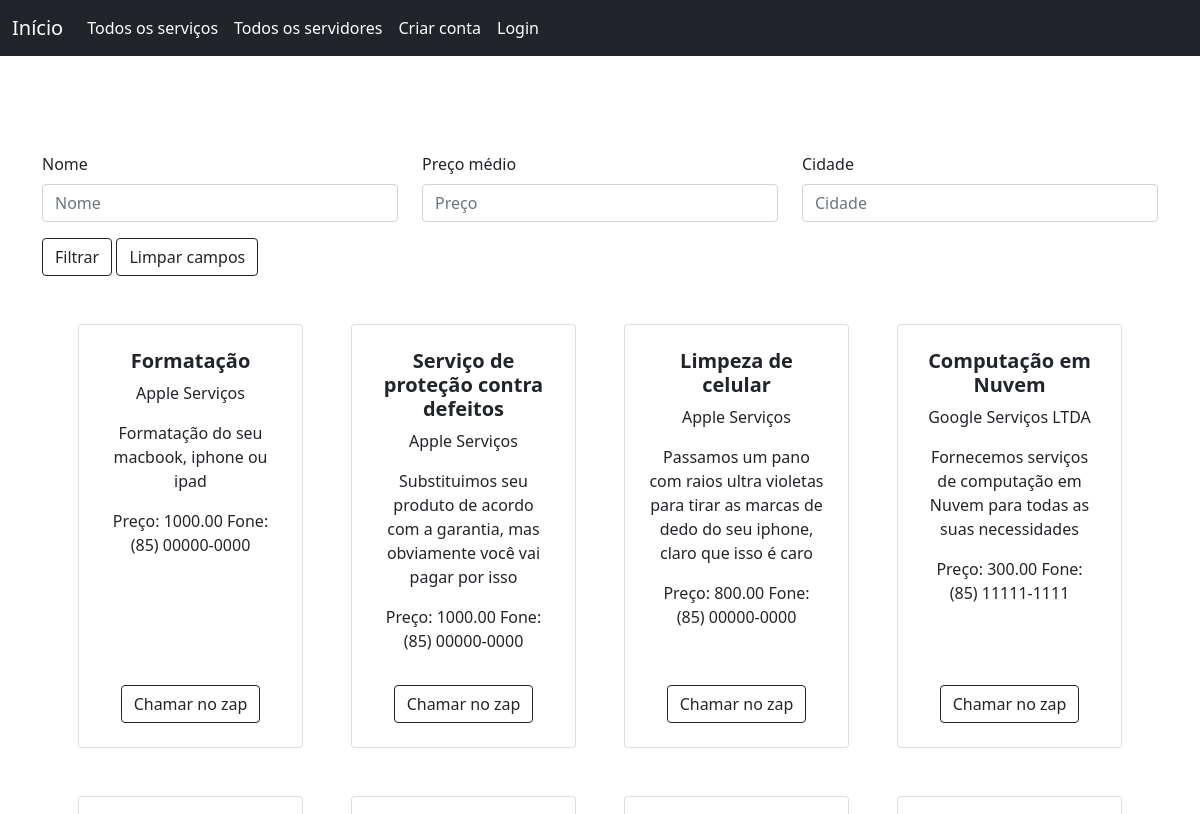
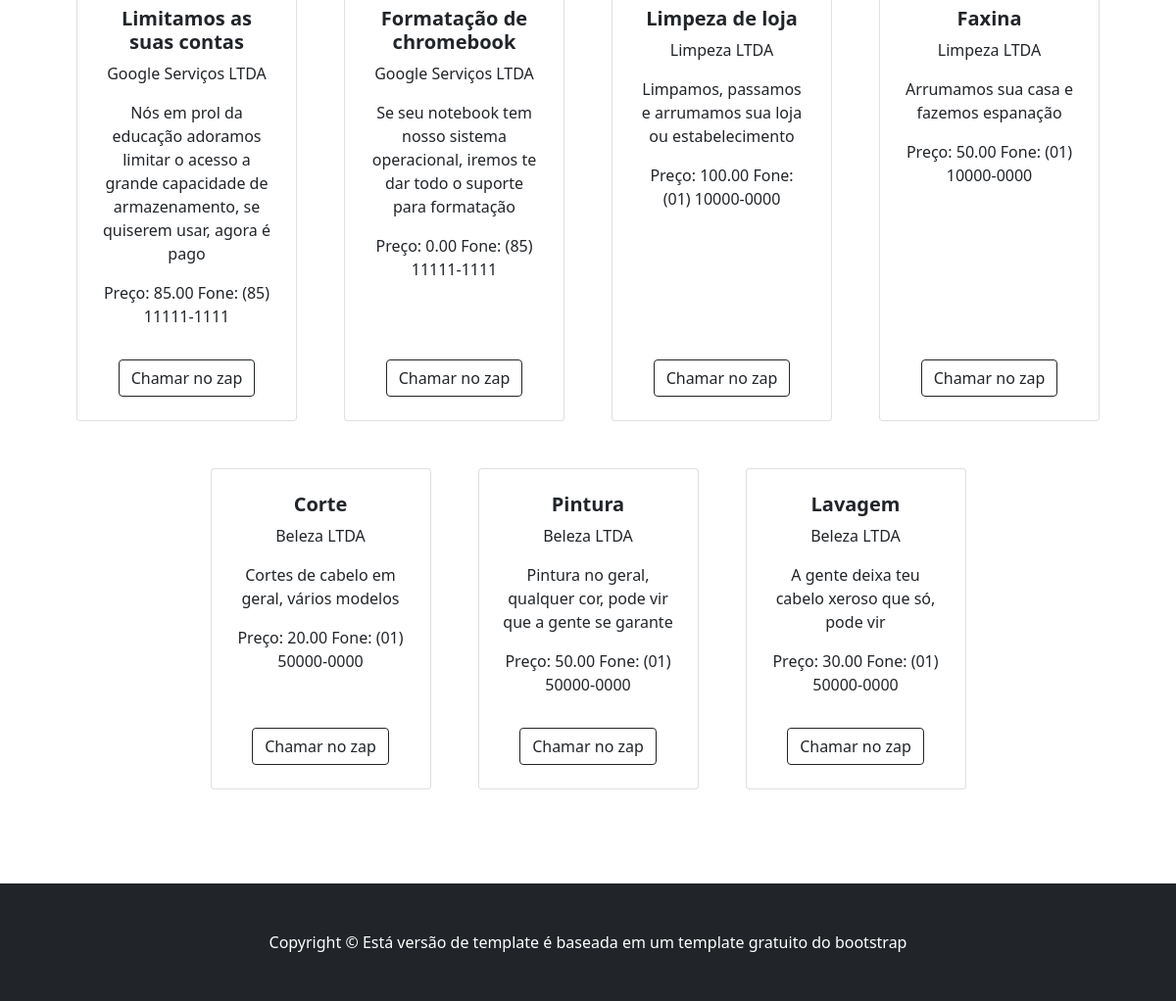
The app's page /servico/listar/ with its own data (2 pictures, top to bottom).
### core/models.py (models this page shows, shortened)
class Servico(models.Model):
    nome = models.CharField(max_length=256)
    preco = models.DecimalField(max_digits=10,decimal_places=2)
    descricao = models.CharField(max_length=1000)
    prestador = models.ForeignKey(Prestador, on_delete=models.CASCADE)
    class Meta:
        verbose_name = 'Serviço'
        verbose_name_plural = 'Serviços'

class Prestador(models.Model):
    nome = models.CharField(max_length=64)
    ramo = models.CharField(max_length=64)
    whatsapp = models.CharField(max_length=15)
    user = models.OneToOneField(User, on_delete=models.CASCADE)
    foto_perfil = models.ImageField(null=True, blank=True)
    class Meta:
        verbose_name = 'Prestador'
        verbose_name_plural = 'Prestadores'

### core/views.py (the view)
# urls.py: path('servico/listar/', ServicoListView.as_view(), name='servico_list_view'),
class ServicoListView(ListView):
    model = Servico
    template_name = './servico/listar.html'
    def get_context_data(self, **kwargs):
        context = super().get_context_data(**kwargs)
        query = self.request.GET.dict()
        servicos = Servico.objects.all()
        if query:
            servicos = filtragem_servico(servicos, query)
        context['servicos'] = servicos
        return context

### core/templates/servico/listar.html (shortened to what this page needs)
{% extends 'base.html' %}
{%block content %}
<section class="py-5">
  <div class='container mt-5'>
    <form method="get">
      <div class='row'>
        <div class='col col-sm-12 col-md-4'>
          <label for="nomeFilter" class="form-label">Nome</label>
          <input type="text" class="form-control" id="nomeFilter" name="nome_filter" placeholder="Nome">
        </div>
        <div class="col col-sm-12 col-md-4">
          <label for="preco" class="form-label">Preço médio</label>
          <input type="number" class="form-control" id="precoFilter" name="preco_filter" placeholder="Preço">
        </div>
        <div class="col col-sm-12 col-md-4">
          <label for="cidadeFilter" class="form-label">Cidade</label>
          <input type="text" class="form-control" id="cidadeFilter" name="cidade_filter" placeholder="Cidade">
        </div>
      </div>
      <div class="row">
        <div class="col sm-12 lg-5">
          <button type="submit" class="btn btn-outline-dark mt-3">Filtrar</button>
          <button type="reset" class="btn btn-outline-dark mt-3">Limpar campos</button>
        </div>
      </div>
    </form>
  </div>
  <div class="container px-4 px-lg-5 mt-5">
    <div class="row gx-4 gx-lg-5 row-cols-2 row-cols-md-3 row-cols-xl-4 justify-content-center">
      {% for servico in servicos %}
      <div class="col mb-5">
        <div class="card h-100">
          <div class="card-body p-4">
            <div class="text-center">
              <h5 class="fw-bolder">{{servico.nome}}</h5>
              <p class="card-text">{{servico.prestador.nome}} </p>
              <p class="card-text">{{servico.descricao}} </p>
              <p class="card-text">Preço: {{servico.preco}} Fone: {{servico.prestador.whatsapp}} </p>
            </div>
          </div>
          <div class="card-footer p-4 pt-0 border-top-0 bg-transparent">
            <div class="text-center">              <a class="btn btn-outline-dark mt-2" href="https://api.whatsapp.com/send?phone=+55{{servico.prestador.whatsapp}}">Chamar no zap</a>
            </div>
          </div>
        </div>
      </div>
      {% endfor%}
    </div>
  </div>
</section>
{% endblock%}

### records on screen
Servico: nome "Formatação", prestador.nome "Apple Serviços", descricao "Formatação do seu macbook, iphone ou ipad", preco "1000.00", prestador.whatsapp "(85) 00000-0000"
Servico: nome "Serviço de proteção contra defeitos", prestador.nome "Apple Serviços", descricao "Substituimos seu produto de acordo com a garantia, mas obviamente você vai pagar por isso", preco "1000.00", prestador.whatsapp "(85) 00000-0000"
Servico: nome "Limpeza de celular", prestador.nome "Apple Serviços", descricao "Passamos um pano com raios ultra violetas para tirar as marcas de dedo do seu iphone, claro que isso é caro", preco "800.00", prestador.whatsapp "(85) 00000-0000"
Servico: nome "Computação em Nuvem", prestador.nome "Google Serviços LTDA", descricao "Fornecemos serviços de computação em Nuvem para todas as suas necessidades", preco "300.00", prestador.whatsapp "(85) 11111-1111"
Servico: nome "Limitamos as suas contas", prestador.nome "Google Serviços LTDA", descricao "Nós em prol da educação adoramos limitar o acesso a grande capacidade de armazenamento, se quiserem usar, agora é pago", preco "85.00", prestador.whatsapp "(85) 11111-1111"
Servico: nome "Formatação de chromebook", prestador.nome "Google Serviços LTDA", descricao "Se seu notebook tem nosso sistema operacional, iremos te dar todo o suporte para formatação", preco "0.00", prestador.whatsapp "(85) 11111-1111"
Servico: nome "Limpeza de loja", prestador.nome "Limpeza LTDA", descricao "Limpamos, passamos e arrumamos sua loja ou estabelecimento", preco "100.00", prestador.whatsapp "(01) 10000-0000"
Servico: nome "Faxina", prestador.nome "Limpeza LTDA", descricao "Arrumamos sua casa e fazemos espanação", preco "50.00", prestador.whatsapp "(01) 10000-0000"
Servico: nome "Corte", prestador.nome "Beleza LTDA", descricao "Cortes de cabelo em geral, vários modelos", preco "20.00", prestador.whatsapp "(01) 50000-0000"
Servico: nome "Pintura", prestador.nome "Beleza LTDA", descricao "Pintura no geral, qualquer cor, pode vir que a gente se garante", preco "50.00", prestador.whatsapp "(01) 50000-0000"
Servico: nome "Lavagem", prestador.nome "Beleza LTDA", descricao "A gente deixa teu cabelo xeroso que só, pode vir", preco "30.00", prestador.whatsapp "(01) 50000-0000"
